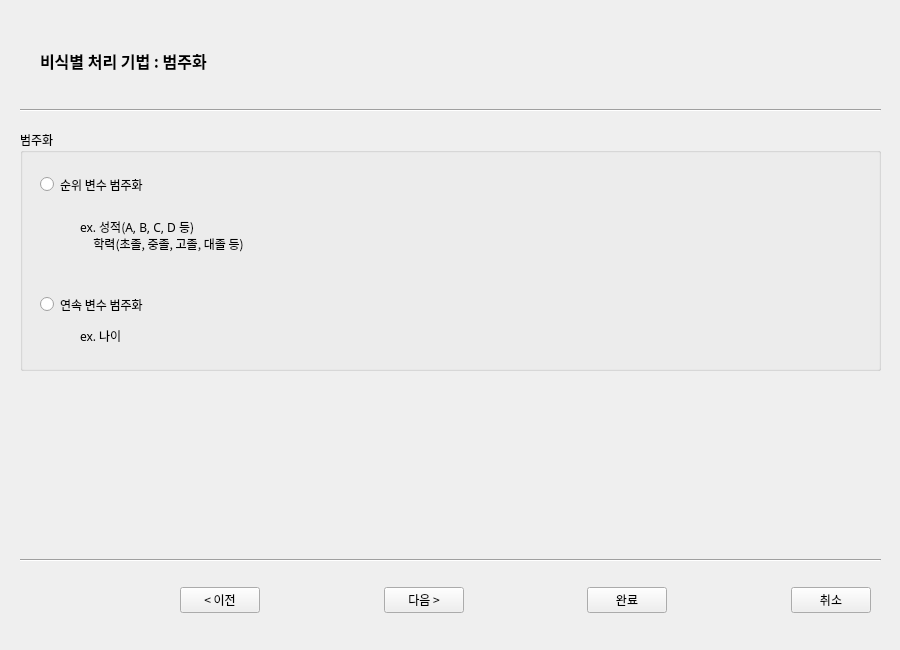
<?xml version="1.0" encoding="UTF-8"?>
<ui version="4.0">
 <class>Import Data</class>
 <widget class="QMainWindow" name="Import Data">
  <property name="geometry">
   <rect>
    <x>0</x>
    <y>0</y>
    <width>900</width>
    <height>650</height>
   </rect>
  </property>
  <property name="windowTitle">
   <string>범주화</string>
  </property>
  <widget class="QWidget" name="centralwidget">
   <widget class="QGroupBox" name="arrBox">
    <property name="geometry">
     <rect>
      <x>20</x>
      <y>130</y>
      <width>861</width>
      <height>241</height>
     </rect>
    </property>
    <property name="font">
     <font>
      <family>맑은 고딕</family>
     </font>
    </property>
    <property name="title">
     <string>범주화</string>
    </property>
    <widget class="QRadioButton" name="ordering">
     <property name="geometry">
      <rect>
       <x>20</x>
       <y>40</y>
       <width>251</width>
       <height>29</height>
      </rect>
     </property>
     <property name="font">
      <font>
       <pointsize>9</pointsize>
      </font>
     </property>
     <property name="text">
      <string>순위 변수 범주화</string>
     </property>
    </widget>
    <widget class="QRadioButton" name="intervals">
     <property name="geometry">
      <rect>
       <x>20</x>
       <y>160</y>
       <width>361</width>
       <height>29</height>
      </rect>
     </property>
     <property name="font">
      <font>
       <pointsize>9</pointsize>
      </font>
     </property>
     <property name="text">
      <string>연속 변수 범주화</string>
     </property>
    </widget>
    <widget class="QLabel" name="label_1">
     <property name="geometry">
      <rect>
       <x>60</x>
       <y>70</y>
       <width>391</width>
       <height>71</height>
      </rect>
     </property>
     <property name="text">
      <string>ex. 성적(A, B, C, D 등)
     학력(초졸, 중졸, 고졸, 대졸 등)</string>
     </property>
    </widget>
    <widget class="QLabel" name="label_2">
     <property name="geometry">
      <rect>
       <x>60</x>
       <y>190</y>
       <width>121</width>
       <height>31</height>
      </rect>
     </property>
     <property name="text">
      <string>ex. 나이</string>
     </property>
    </widget>
   </widget>
   <widget class="Line" name="line">
    <property name="geometry">
     <rect>
      <x>20</x>
      <y>550</y>
      <width>861</width>
      <height>20</height>
     </rect>
    </property>
    <property name="orientation">
     <enum>Qt::Horizontal</enum>
    </property>
   </widget>
   <widget class="QWidget" name="horizontalLayoutWidget_2">
    <property name="geometry">
     <rect>
      <x>180</x>
      <y>570</y>
      <width>691</width>
      <height>61</height>
     </rect>
    </property>
    <layout class="QHBoxLayout" name="horizontalLayout_2">
     <item>
      <widget class="QPushButton" name="backButton">
       <property name="font">
        <font>
         <family>맑은 고딕</family>
         <pointsize>9</pointsize>
        </font>
       </property>
       <property name="text">
        <string>&lt; 이전</string>
       </property>
      </widget>
     </item>
     <item>
      <spacer name="horizontalSpacer">
       <property name="orientation">
        <enum>Qt::Horizontal</enum>
       </property>
       <property name="sizeHint" stdset="0">
        <size>
         <width>40</width>
         <height>20</height>
        </size>
       </property>
      </spacer>
     </item>
     <item>
      <widget class="QPushButton" name="nextButton">
       <property name="font">
        <font>
         <family>맑은 고딕</family>
         <pointsize>9</pointsize>
        </font>
       </property>
       <property name="text">
        <string>다음 &gt;</string>
       </property>
      </widget>
     </item>
     <item>
      <spacer name="horizontalSpacer_5">
       <property name="orientation">
        <enum>Qt::Horizontal</enum>
       </property>
       <property name="sizeHint" stdset="0">
        <size>
         <width>40</width>
         <height>20</height>
        </size>
       </property>
      </spacer>
     </item>
     <item>
      <widget class="QPushButton" name="finishButton">
       <property name="font">
        <font>
         <family>맑은 고딕</family>
         <pointsize>9</pointsize>
        </font>
       </property>
       <property name="text">
        <string>완료</string>
       </property>
      </widget>
     </item>
     <item>
      <spacer name="horizontalSpacer_3">
       <property name="orientation">
        <enum>Qt::Horizontal</enum>
       </property>
       <property name="sizeHint" stdset="0">
        <size>
         <width>40</width>
         <height>20</height>
        </size>
       </property>
      </spacer>
     </item>
     <item>
      <widget class="QPushButton" name="cancelButton">
       <property name="font">
        <font>
         <family>맑은 고딕</family>
         <pointsize>9</pointsize>
        </font>
       </property>
       <property name="text">
        <string>취소</string>
       </property>
      </widget>
     </item>
    </layout>
   </widget>
   <widget class="Line" name="line_2">
    <property name="geometry">
     <rect>
      <x>20</x>
      <y>100</y>
      <width>861</width>
      <height>20</height>
     </rect>
    </property>
    <property name="orientation">
     <enum>Qt::Horizontal</enum>
    </property>
   </widget>
   <widget class="QLabel" name="label">
    <property name="geometry">
     <rect>
      <x>40</x>
      <y>30</y>
      <width>551</width>
      <height>61</height>
     </rect>
    </property>
    <property name="font">
     <font>
      <family>맑은 고딕</family>
      <pointsize>12</pointsize>
      <weight>75</weight>
      <bold>true</bold>
     </font>
    </property>
    <property name="text">
     <string>비식별 처리 기법 : 범주화</string>
    </property>
   </widget>
  </widget>
 </widget>
 <resources/>
 <connections/>
</ui>
